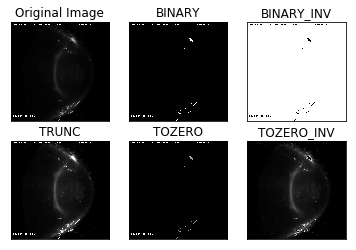
#> input picture tofu/dumpro/data/928.png, 356 x 250 px, given in place of 928.jpg, which was not available
$ python threshold_test.py
#> lines starting #> are read from the running program, lines starting #| are printed output that depends on the picture; after the words box and inside, x2 and y2 are one past the last pixel; in counts of white or black regions, pixels touching at a corner belong together; pictures that were not available may be replaced by others from this repository, and a replacement may not be noted
# -*- coding: utf-8 -*-
"""
Created on Sat May 18 11:49:36 2019

@author: napra
"""

import cv2 as cv
import numpy as np
from matplotlib import pyplot as plt

img = cv.imread('E:/NERD/Python/data/928.jpg',0)
#> img is the input picture: shape (250, 356); min 0, max 255, mean 113.8
ret,thresh1 = cv.threshold(img,100,255,cv.THRESH_BINARY)
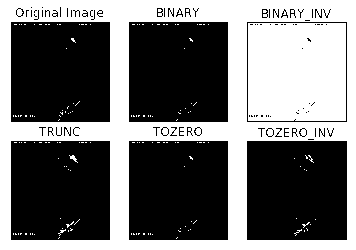
#> thresh1: shape (250, 356); 43.5% white; 152 white regions (149 under 20 px), largest, box (x1, y1, x2, y2) and area: (0, 0, 356, 250) 28750, (248, 23, 346, 121) 9537, (69, 155, 78, 163) 28
ret,thresh2 = cv.threshold(img,127,255,cv.THRESH_BINARY_INV)
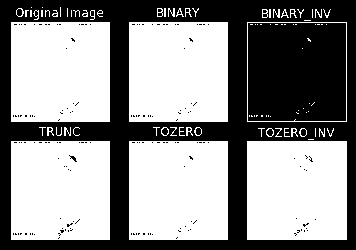
#> thresh2: shape (250, 356); 56.7% white; 160 black regions (157 under 20 px), largest, box (x1, y1, x2, y2) and area: (0, 0, 356, 250) 28540, (248, 23, 346, 121) 9537, (69, 155, 77, 162) 21
ret,thresh3 = cv.threshold(img,127,255,cv.THRESH_TRUNC)
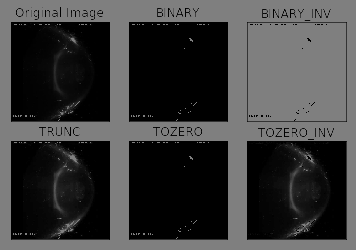
#> thresh3: shape (250, 356); min 0, max 127, mean 59
ret,thresh4 = cv.threshold(img,127,255,cv.THRESH_TOZERO)
ret,thresh5 = cv.threshold(img,127,255,cv.THRESH_TOZERO_INV)
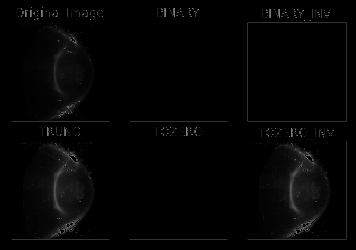
#> thresh5: shape (250, 356); min 0, max 127, mean 4.1

titles = ['Original Image','BINARY','BINARY_INV','TRUNC','TOZERO','TOZERO_INV']
images = [img, thresh1, thresh2, thresh3, thresh4, thresh5]

cv.imshow('binary',thresh1)
#> (the run stopped early here; a loop or call above may not have finished)

$ run again, with tofu/dumpro/data/frame0.jpg saved as tofu/dumpro/data/928.png
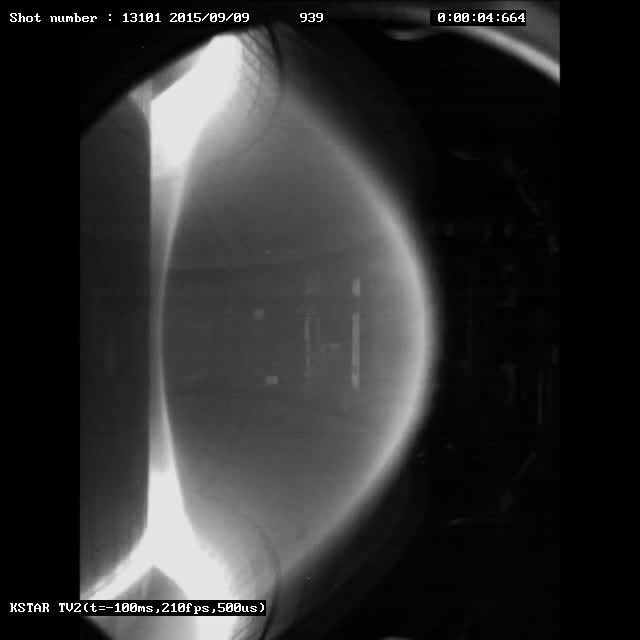
#> input picture tofu/dumpro/data/frame0.jpg, 640 x 640 px, given in place of 928.jpg, which was not available
#> img is the input picture: shape (640, 640); min 0, max 255, mean 46.1
#> `ret,thresh1 = cv.threshold(img,100,255,cv.THRESH_BINARY)`:
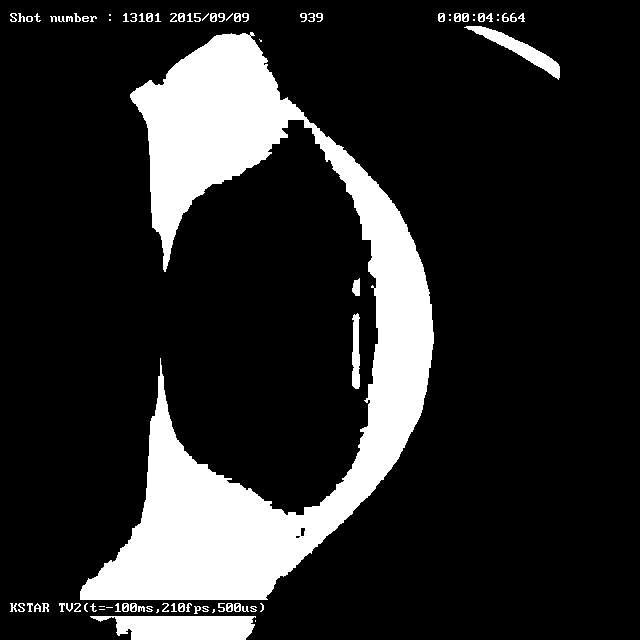
#> thresh1: shape (640, 640); 16.5% white; 83 white regions (19 under 20 px), largest, box (x1, y1, x2, y2) and area: (80, 32, 434, 600) 60377, (90, 616, 256, 640) 3233, (464, 26, 560, 80) 1198
#> thresh2: shape (640, 640); 89.4% white; 84 black regions (20 under 20 px), largest, box (x1, y1, x2, y2) and area: (80, 394, 274, 600) 15914, (132, 34, 273, 251) 14142, (342, 184, 430, 512) 8195
#> `ret,thresh5 = cv.threshold(img,127,255,cv.THRESH_TOZERO_INV)`:
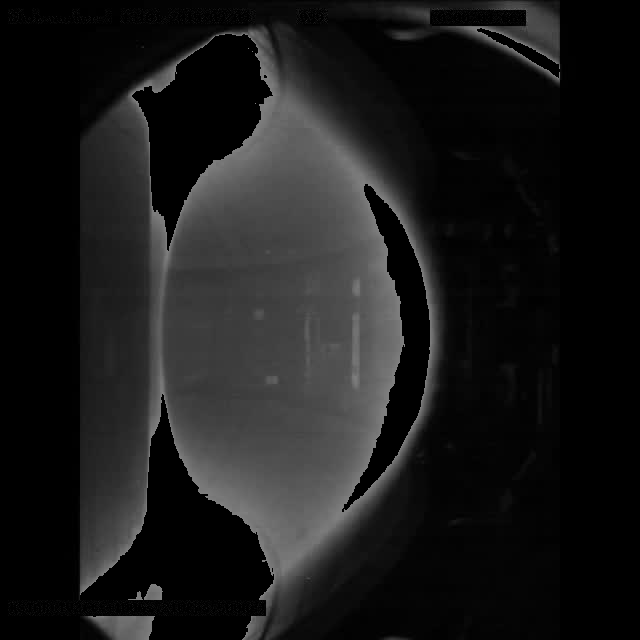
#> thresh5: shape (640, 640); min 0, max 127, mean 26.4
